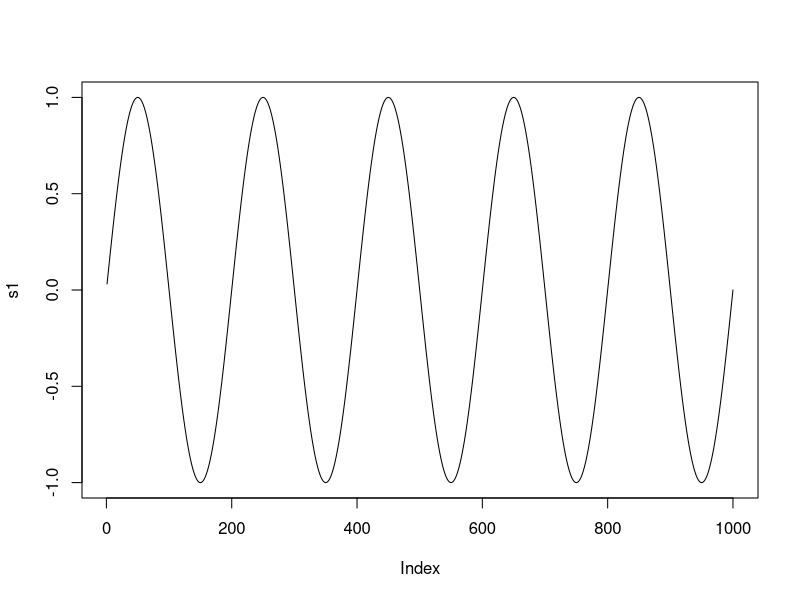
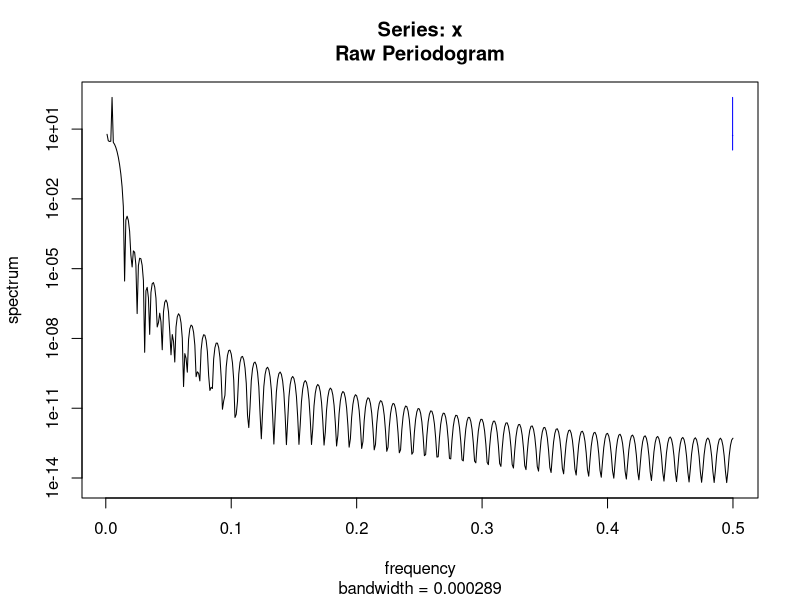
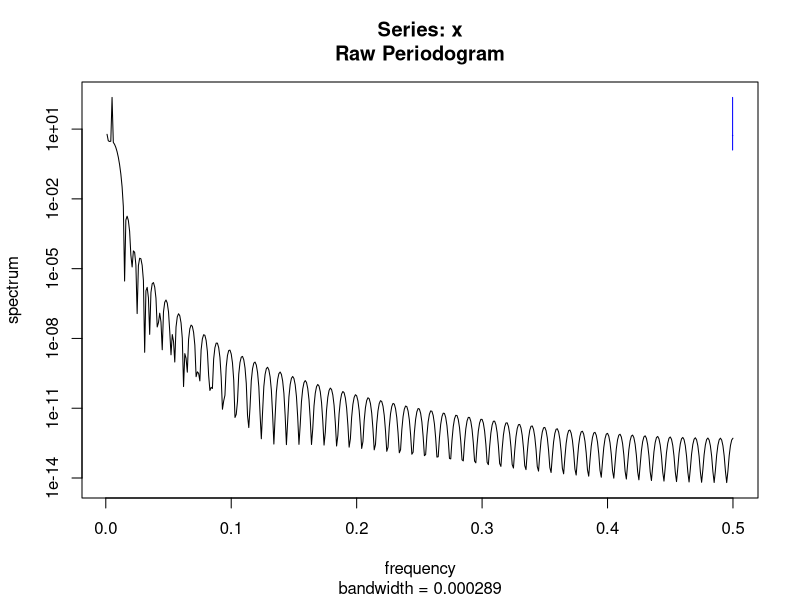
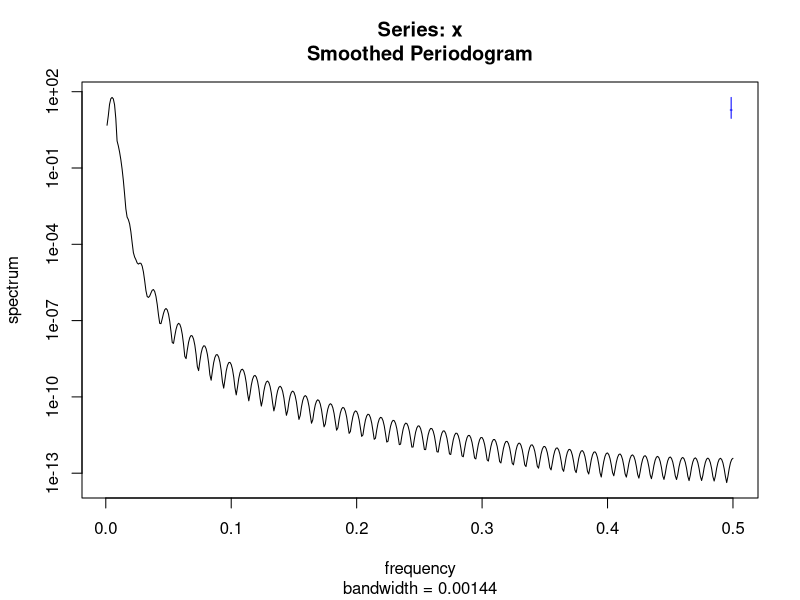
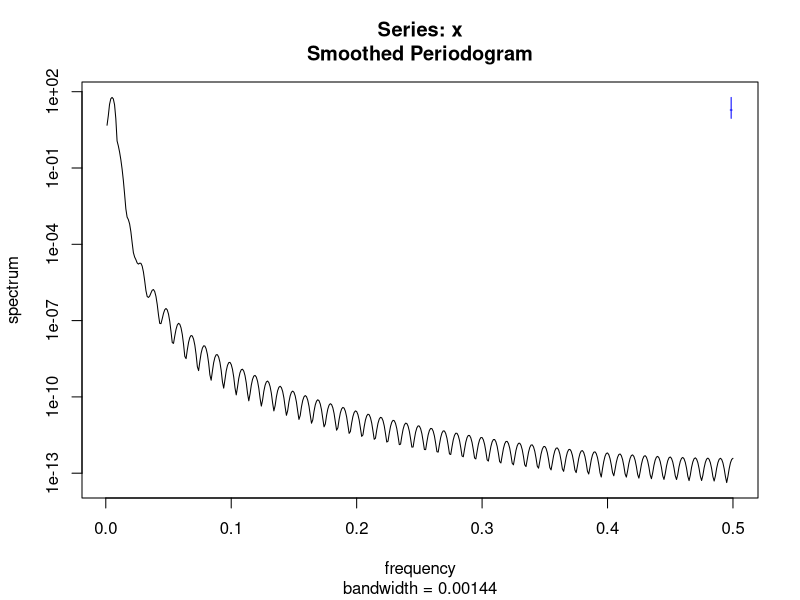
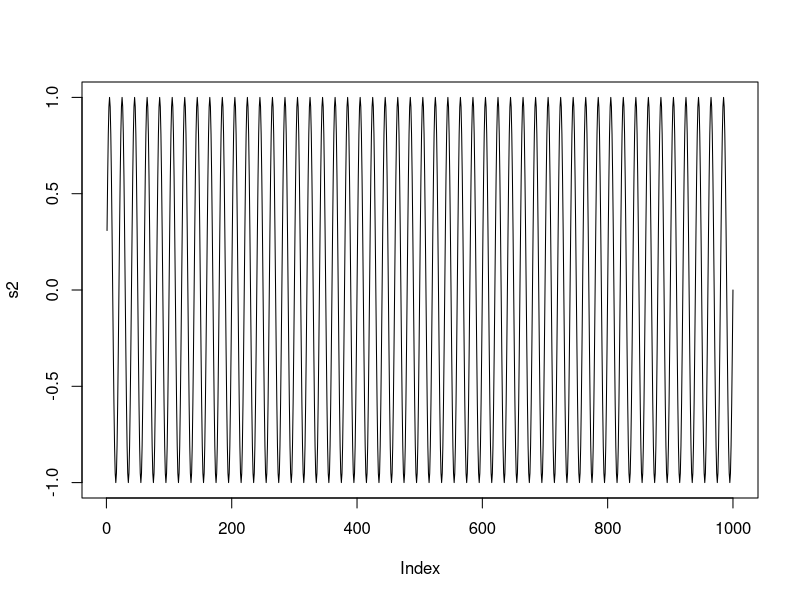
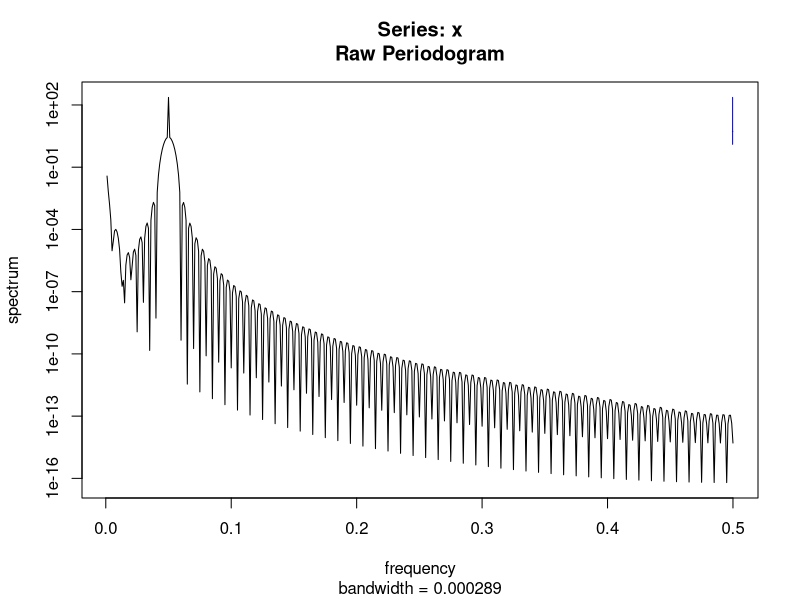
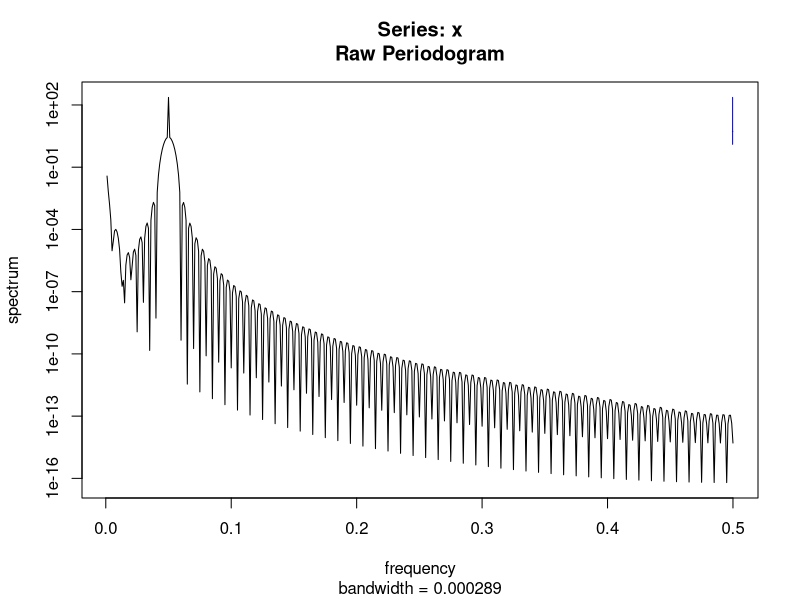

Source code (R) for these figures, in order:
## ---- chunk 1
n = 1000
x = pi * 1:n
s1 = sin(x / 100)
plot(s1, type = 'l')
plot(spectrum(s1))
## ---- chunk 2
plot(spectrum(s1, spans = c(3,5)))
## ---- chunk 3
s2 = sin(x / 10)
plot(s2, type = 'l')
plot(spectrum(s2))
## ---- chunk 4
plot(spectrum(s2, spans = c(3,5)))
## ---- chunk 5
plot(s1+s2, type = 'l')
plot(spectrum(s1+s2, spans = c(3,5)))
## ---- chunk 6
plot(s1+s2+rnorm(n), type = 'l')
plot(spectrum(s1+s2+rnorm(n), spans = c(3,5)))
## ---- chunk 7
plot(co2)
s = stl(co2, 12)
plot(s)
s$time.series[1:10,]
## ---- chunk 8
seasonal = s$time.series[,1]
plot(seasonal)
plot(spectrum(seasonal))
plot(spectrum(seasonal, spans = c(3,5)))
## ---- chunk 9
trend = s$time.series[,2]
plot(trend)
plot(spectrum(trend))
## ---- chunk 10
remainder = s$time.series[,3]
plot(remainder)
plot(spectrum(remainder))
## ---- chunk 11
saw = 1:1000 %% 50
plot(saw, type = 'l', asp = 1)
